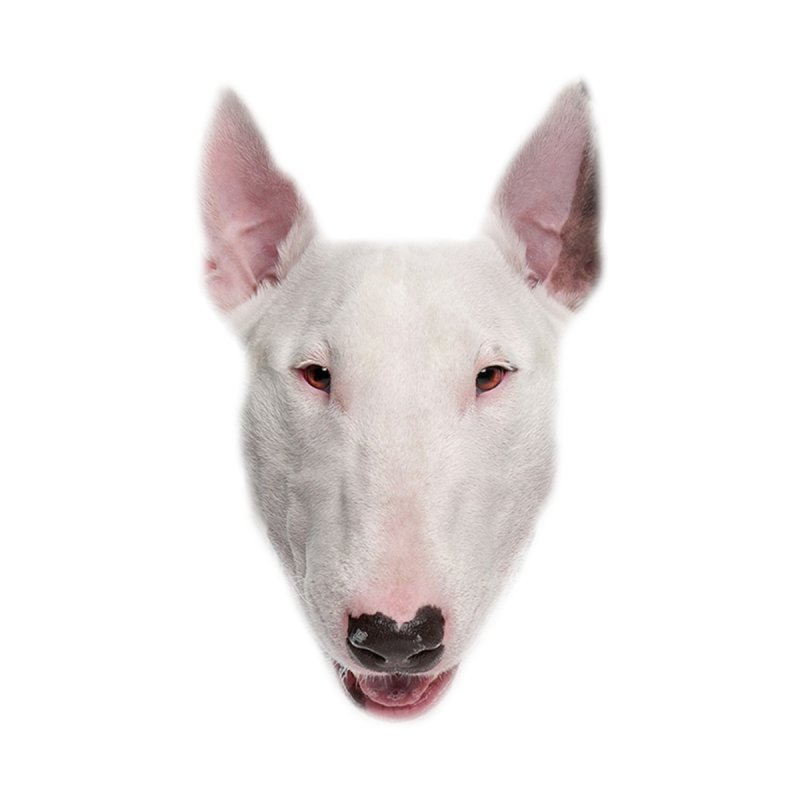
%> input picture Bull Terrier.jpg, 800 x 800 px
$ octave eigenfaces.m   (GNU Octave 9; MATLAB toolbox functions it lacks are replaced by stand-ins)
%> lines starting %> are read from the running program, lines starting %| are printed output that depends on the picture
### luminance_L.m
function [ outimg ] = luminance_L( inimg )
%Created by Gretchen Conley for Assignment 7, CSCI 1320
%This function creates a grayscale version of an image with given adjusted
%values to the red, green, and blue layers
[h,i,j]=size(inimg);
M=zeros(h,i,1);
N=zeros(h,i,1);
P=zeros(h,i,1);

for k=1:j
    if k==1
        M=uint8(inimg(:,:,k)*.299);
    elseif k==2
        N=uint8(inimg(:,:,k)*.587);
    elseif k==3
        P=uint8(inimg(:,:,k)*.114);
    end
end
%Add the layers together to form a 2D matrix for output
outimg=M+N+P;


end

### posdef.m
function [ newvec ] = posdef( inmat )
%Image Compression & formatting function

%Use Luminance_L function to convert to greyscale
outimg=luminance_L(inmat);

%Convert to data type double for function operations
outimg=double(outimg);

%resize the image so that all are the same size
outimg=imresize(outimg, [100 100]);
%Reshape into a single vector
newvec=reshape(outimg,[],1);

end

### eigenfaces.m
%Dog eigenfaces

%Clear workspace of miscellaneous data
clc
clear all

%Create a database & load in images
% Breed A - Bulldog - Removed due to inconsistent data set
% Breed B - Bull Terrier
% Breed C - Corgi
% Breed D - Golden
% Breed E - Greyhound
% Breed F - Pug
% Breed G - Schnauzer
% Breed H - Spaniel


%forming a single vector/ unfolding the image into a single vector (stack
%rows as columns into one vector)


%Bull Terrier Database
b1=imread('Bull Terrier.jpg');
%> b1 is the input picture: size 800x800x3 uint8; mean R, G, B 240.1, 236.2, 235.8
b2=imread('bull terrier 2.jpg');
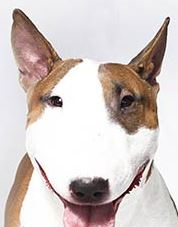
%> input picture bull terrier 2.JPG, 178 x 227 px
%> b2 is the input picture: size 227x178x3 uint8; mean R, G, B 209.7, 199.3, 196.4
b3=imread('bull terrier 3.jpg');
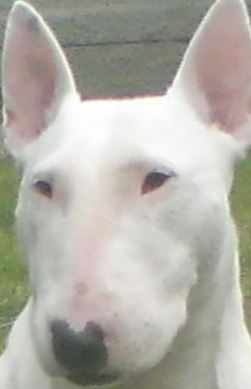
%> input picture bull terrier 3.JPG, 251 x 389 px
%> b3 is the input picture: size 389x251x3 uint8; mean R, G, B 177.6, 175.2, 166.9
b4=imread('bull terrier 4.jpg');
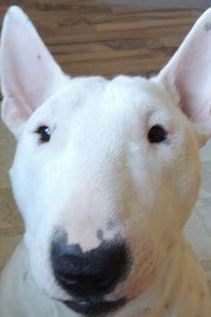
%> input picture bull terrier 4.JPG, 211 x 317 px
%> b4 is the input picture: size 317x211x3 uint8; mean R, G, B 150.8, 150, 149.5
b5=imread('bull terrier 5.jpg');
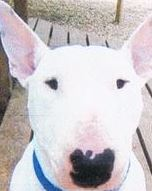
%> input picture bull terrier 5.JPG, 152 x 191 px
%> b5 is the input picture: size 191x152x3 uint8; mean R, G, B 201.3, 195.8, 198.9

pb1=posdef(b1);
pb2=posdef(b2);
pb3=posdef(b3);
pb4=posdef(b4);
pb5=posdef(b5);
%> the loop in luminance_L (call 5), `for k=1:j` made 3 passes
%> pass 1, in luminance_L (call 5), `M=uint8(inimg(:,:,k)*.299);`:
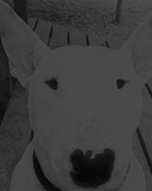
%> M: size 191x152 uint8; min 4, max 76, mean 60.2
%> in posdef (call 5), `outimg=imresize(outimg, [100 100]);`:
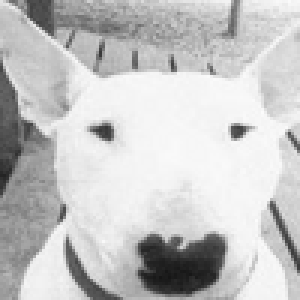
%> outimg: size 100x100 double (shown 3 times larger); min 22.02, max 252.2, mean 197.8

Bavgmat= (1/5)*(pb1+pb2+pb3+pb4+pb5);

%Corgi Database
c1=imread('Corgi.jpg');
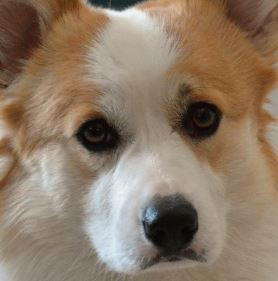
%> input picture Corgi.jpg, 278 x 281 px
%> c1 is the input picture: size 281x278x3 uint8; mean R, G, B 141, 122, 103.2
%> (the run ends here)
